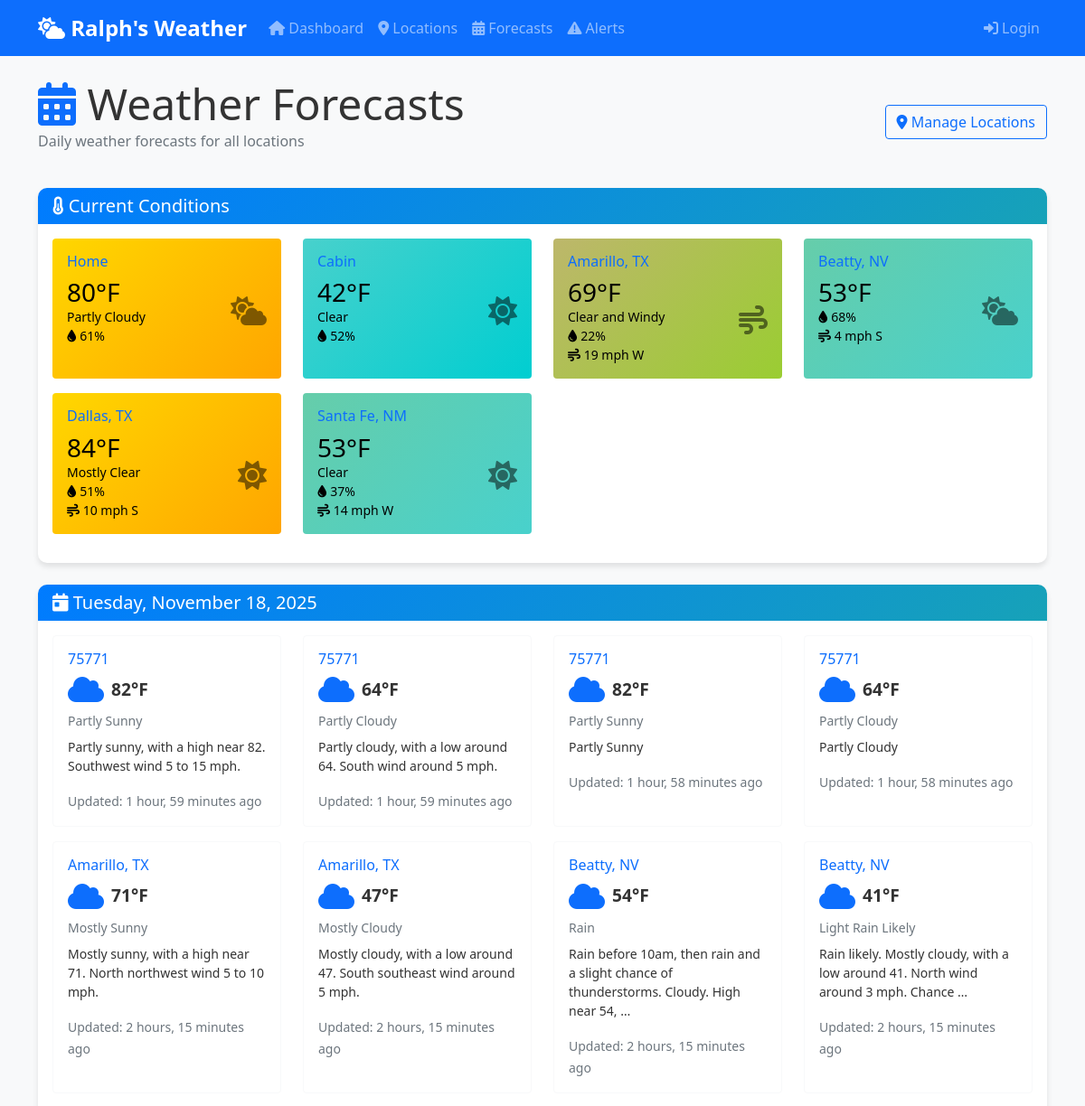
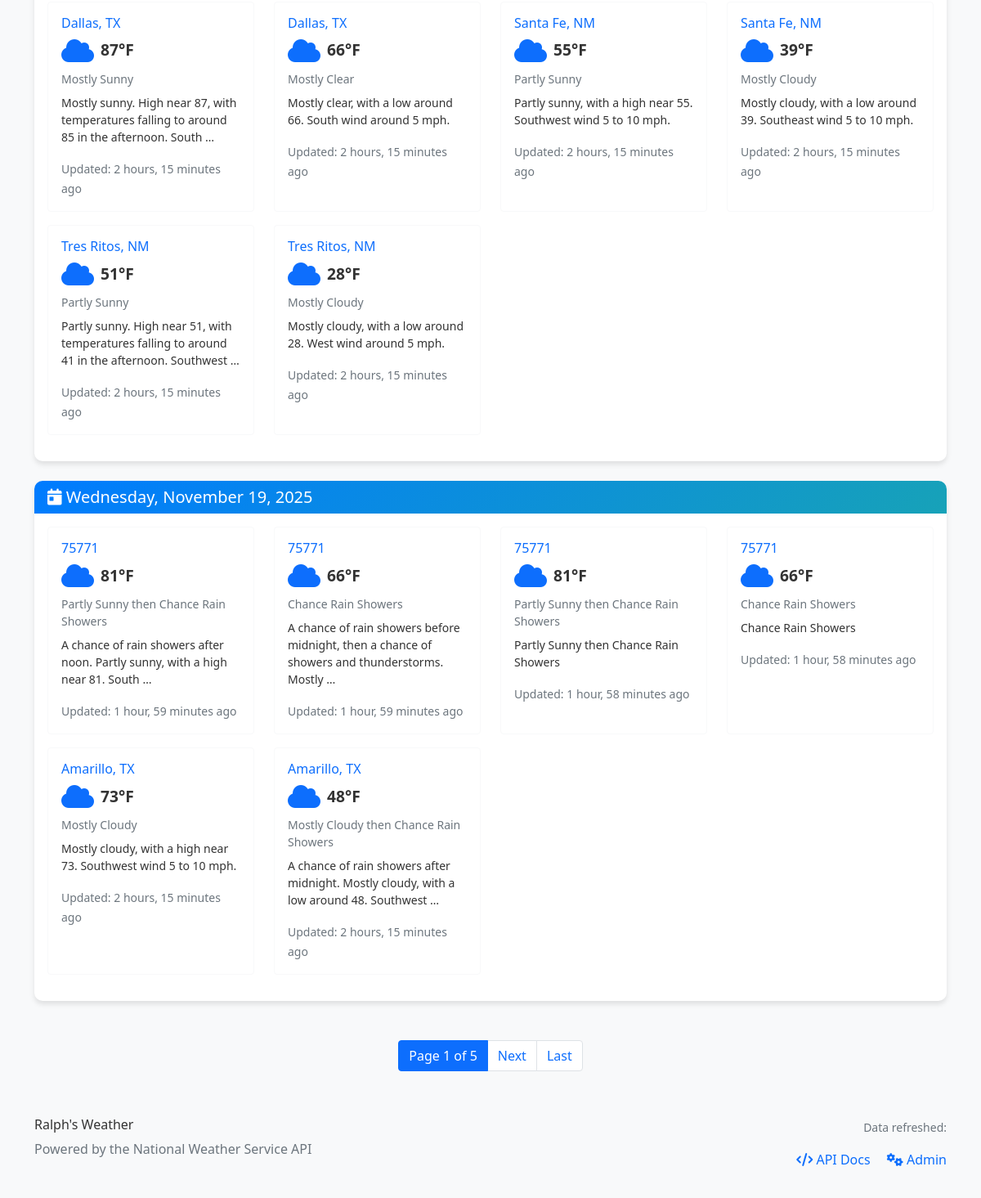
Screenshot of /forecasts/ with the database file from the repository (2 pictures, top to bottom).
### weather/models.py (models this page shows, shortened)
class TimeStampedModel(models.Model):
    created_at = models.DateTimeField(auto_now_add=True)
    updated_at = models.DateTimeField(auto_now=True)
    class Meta:
        abstract = True

class Location(TimeStampedModel):
    id = models.UUIDField(primary_key=True, default=uuid.uuid4, editable=False)
    name = models.CharField(max_length=200, help_text="Location name (e.g., 'Austin, TX')")
    custom_name = models.CharField(
        max_length=200,
        blank=True,
        help_text="Custom display name for this location (optional)"
    )
    latitude = models.DecimalField(
        max_digits=9,
        decimal_places=6,
        null=True,
        blank=True,
        validators=[MinValueValidator(-90), MaxValueValidator(90)],
        help_text="Latitude in decimal degrees"
    )
    longitude = models.DecimalField(
        max_digits=9,
        decimal_places=6,
        null=True,
        blank=True,
        validators=[MinValueValidator(-180), MaxValueValidator(180)],
        help_text="Longitude in decimal degrees"
    )
    zip_code = models.CharField(
        max_length=10,
        blank=True,
        help_text="US ZIP code"
    )
    nws_office = models.CharField(max_length=10, blank=True, help_text="NWS forecast office")
    grid_x = models.IntegerField(null=True, blank=True, help_text="NWS grid X coordinate")
    grid_y = models.IntegerField(null=True, blank=True, help_text="NWS grid Y coordinate")
    created_by = models.ForeignKey(
        User,
        on_delete=models.SET_NULL,
        null=True,
        blank=True,
        related_name='locations'
    )
    is_active = models.BooleanField(default=True)
    last_forecast_update = models.DateTimeField(null=True, blank=True)
    display_order = models.IntegerField(default=0, help_text="Order for displaying locations")
    current_temp = models.IntegerField(null=True, blank=True, help_text="Current temperature")
    current_conditions = models.CharField(max_length=200, blank=True, help_text="Current weather conditions")
    current_humidity = models.IntegerField(null=True, blank=True, help_text="Current humidity percentage")
    current_wind_speed = models.IntegerField(null=True, blank=True, help_text="Current wind speed in mph")
    current_wind_direction = models.CharField(max_length=10, blank=True, help_text="Current wind direction")
    last_observation_time = models.DateTimeField(null=True, blank=True, help_text="Last observation timestamp")
    class Meta:
        verbose_name = "Location"
        verbose_name_plural = "Locations"
        ordering = ['display_order', 'name']
        indexes = [
            models.Index(fields=['name']),
            models.Index(fields=['zip_code']),
            models.Index(fields=['created_by']),
            models.Index(fields=['last_forecast_update']),
        ]
    @property
    def display_name(self):
        return self.custom_name if self.custom_name else self.name

class ForecastPeriod(TimeStampedModel):
    class TemperatureUnit(models.TextChoices):
        FAHRENHEIT = 'F', 'Fahrenheit'
        CELSIUS = 'C', 'Celsius'
    class WindDirection(models.TextChoices):
        N = 'N', 'North'
        NE = 'NE', 'Northeast'
        E = 'E', 'East'
        SE = 'SE', 'Southeast'
        S = 'S', 'South'
        SW = 'SW', 'Southwest'
        W = 'W', 'West'
        NW = 'NW', 'Northwest'
    id = models.UUIDField(primary_key=True, default=uuid.uuid4, editable=False)
    location = models.ForeignKey(Location, on_delete=models.CASCADE, related_name='forecasts')
    forecast_date = models.DateField(help_text="Date this forecast is for")
    period_start = models.DateTimeField(help_text="Start of forecast period")
    period_end = models.DateTimeField(help_text="End of forecast period")
    is_daytime = models.BooleanField(default=True, help_text="Whether this is a daytime forecast")
    temperature = models.IntegerField(
        validators=[MinValueValidator(-50), MaxValueValidator(150)],
        help_text="Temperature value"
    )
    temperature_unit = models.CharField(
        max_length=1,
        choices=TemperatureUnit.choices,
        default=TemperatureUnit.FAHRENHEIT
    )
    apparent_temperature = models.IntegerField(
        null=True, blank=True,
        validators=[MinValueValidator(-50), MaxValueValidator(150)],
        help_text="Feels-like temperature"
    )
    short_forecast = models.CharField(max_length=200, help_text="Brief forecast description")
    detailed_forecast = models.TextField(blank=True, help_text="Detailed forecast text")
    wind_speed = models.IntegerField(
        validators=[MinValueValidator(0), MaxValueValidator(200)],
        help_text="Wind speed in mph"
    )
    wind_direction = models.CharField(
        max_length=2,
        choices=WindDirection.choices,
        blank=True
    )
    wind_gust = models.IntegerField(
        null=True, blank=True,
        validators=[MinValueValidator(0), MaxValueValidator(200)],
        help_text="Wind gust speed in mph"
    )
    precipitation_probability = models.IntegerField(
        null=True, blank=True,
        validators=[MinValueValidator(0), MaxValueValidator(100)],
        help_text="Chance of precipitation as percentage"
    )
    nws_data_url = models.URLField(blank=True, help_text="Source NWS API URL")
    raw_data = models.JSONField(null=True, blank=True, help_text="Raw API response data")
    class Meta:
        verbose_name = "Forecast Period"
        verbose_name_plural = "Forecast Periods"
        ordering = ['location', 'period_start']
        unique_together = ['location', 'period_start', 'period_end']
        indexes = [
            models.Index(fields=['location', 'forecast_date']),
            models.Index(fields=['period_start']),
            models.Index(fields=['created_at']),
        ]

class DailyForecast(ForecastPeriod):
    high_temperature = models.IntegerField(
        null=True, blank=True,
        validators=[MinValueValidator(-50), MaxValueValidator(150)],
        help_text="High temperature for the day"
    )
    low_temperature = models.IntegerField(
        null=True, blank=True,
        validators=[MinValueValidator(-50), MaxValueValidator(150)],
        help_text="Low temperature for the day"
    )
    class Meta:
        verbose_name = "Daily Forecast"
        verbose_name_plural = "Daily Forecasts"
        ordering = ['location', 'forecast_date']

### weather/views.py (the view)
# urls.py: path('forecasts/', views.ForecastListView.as_view(), name='forecast-list'),
class ForecastListView(ListView):
    model = DailyForecast
    template_name = 'weather/forecast_list.html'
    context_object_name = 'forecasts'
    paginate_by = 20
    def get_queryset(self):
        return DailyForecast.objects.select_related('location').filter(
            location__is_active=True,
            forecast_date__gte=timezone.now().date()
        ).order_by('forecast_date', 'location__name')
    def get_context_data(self, **kwargs):
        context = super().get_context_data(**kwargs)
        context['page_title'] = 'Weather Forecasts'
        locations = Location.objects.filter(is_active=True).exclude(current_temp__isnull=True)
        context['locations_with_current'] = locations
        return context

### templates/weather/forecast_list.html (shortened to what this page needs)
{% extends "weather/base.html" %}
{% block content %}
<div class="d-flex justify-content-between align-items-center mb-4">
    <div>
        <h1 class="display-5 mb-0">
            <i class="fas fa-calendar-alt text-primary"></i> Weather Forecasts
        </h1>
        <p class="text-muted">Daily weather forecasts for all locations</p>
    </div>
    <div>
        <a href="{% url 'weather:location-list' %}" class="btn btn-outline-primary">
            <i class="fas fa-map-marker-alt"></i> Manage Locations
        </a>
    </div>
</div>
{% if locations_with_current %}
<div class="row mb-4">
    <div class="col-12">
        <div class="card weather-card">
            <div class="card-header">
                <h5 class="mb-0">
                    <i class="fas fa-thermometer-half"></i> Current Conditions
                </h5>
            </div>
            <div class="card-body">
                <div class="row">
                    {% for location in locations_with_current %}
                    <div class="col-lg-3 col-md-4 col-sm-6 mb-3">
                        <div class="card border-0 temp-bg-{{ location.current_temp }} h-100">
                            <div class="card-body p-3">
                                <h6 class="card-title mb-2">
                                    <a href="{% url 'weather:location-detail' location.id %}" class="text-decoration-none">
                                        {{ location.display_name }}
                                    </a>
                                </h6>
                                <div class="d-flex align-items-center justify-content-between">
                                    <div>
                                        <h3 class="mb-0">{{ location.current_temp }}°F</h3>
                                        <p class="mb-0 small">{{ location.current_conditions }}</p>
                                        {% if location.current_humidity %}
                                        <p class="mb-0 small"><i class="fas fa-tint"></i> {{ location.current_humidity }}%</p>
                                        {% endif %}
                                        {% if location.current_wind_speed %}
                                        <p class="mb-0 small"><i class="fas fa-wind"></i> {{ location.current_wind_speed }} mph {{ location.current_wind_direction }}</p>
                                        {% endif %}
                                    </div>
                                    <div>
                                        <i class="fas fa-{% if 'storm' in location.current_conditions|lower or 'thunder' in location.current_conditions|lower or 't-storm' in location.current_conditions|lower %}bolt{% elif 'ice' in location.current_conditions|lower or 'icy' in location.current_conditions|lower or 'freezing' in location.current_conditions|lower or 'sleet' in location.current_conditions|lower %}icicles{% elif 'snow' in location.current_conditions|lower or 'flurries' in location.current_conditions|lower or 'blizzard' in location.current_conditions|lower %}snowflake{% elif 'fog' in location.current_conditions|lower or 'mist' in location.current_conditions|lower or 'haze' in location.current_conditions|lower %}smog{% elif 'rain' in location.current_conditions|lower or 'shower' in location.current_conditions|lower or 'drizzle' in location.current_conditions|lower %}cloud-rain{% elif 'wind' in location.current_conditions|lower and 'cloudy' not in location.current_conditions|lower %}wind{% elif 'partly' in location.current_conditions|lower %}cloud-sun{% elif 'sunny' in location.current_conditions|lower or 'clear' in location.current_conditions|lower or 'fair' in location.current_conditions|lower %}sun{% elif 'cloud' in location.current_conditions|lower or 'overcast' in location.current_conditions|lower %}cloud{% else %}cloud-sun{% endif %} fa-2x" style="opacity: 0.5;"></i>
                                    </div>
                                </div>
                            </div>
                        </div>
                    </div>
                    {% endfor %}
                </div>
            </div>
        </div>
    </div>
</div>
{% endif %}
{% if forecasts %}
<div class="row">
    {% regroup forecasts by forecast_date as forecast_groups %}
    {% for date_group in forecast_groups %}
    <div class="col-12 mb-4">
        <div class="card weather-card">
            <div class="card-header">
                <h5 class="mb-0">
                    <i class="fas fa-calendar-day"></i> {{ date_group.grouper|date:"l, F j, Y" }}
                </h5>
            </div>
            <div class="card-body">
                <div class="row">
                    {% for forecast in date_group.list %}
                    <div class="col-lg-3 col-md-4 col-sm-6 mb-3">
                        <div class="card border-light h-100">
                            <div class="card-body">
                                <h6 class="card-title">
                                    <a href="{% url 'weather:location-detail' forecast.location.id %}"
                                       class="text-decoration-none">
                                        {{ forecast.location.name }}
                                    </a>
                                </h6>
                                <div class="d-flex align-items-center mb-2">
                                    {% if forecast.icon_url %}
                                    <img src="{{ forecast.icon_url }}" alt="{{ forecast.short_forecast }}"
                                         style="width: 40px;" class="me-2">
                                    {% else %}
                                    <i class="fas fa-cloud text-primary me-2" style="font-size: 2rem;"></i>
                                    {% endif %}
                                    <div>
                                        <div class="temperature-small">
                                            {% if forecast.high_temperature and forecast.low_temperature %}
                                                {{ forecast.high_temperature }}° / {{ forecast.low_temperature }}°
                                            {% elif forecast.temperature %}
                                                {{ forecast.temperature }}°{{ forecast.temperature_unit }}
                                            {% endif %}
                                        </div>
                                    </div>
                                </div>
                                <p class="small text-muted mb-2">{{ forecast.short_forecast }}</p>
                                {% if forecast.detailed_forecast %}
                                <p class="small">{{ forecast.detailed_forecast|truncatewords:15 }}</p>
                                {% endif %}
                                <div class="mt-auto">
                                    <small class="text-muted">
                                        Updated: {{ forecast.created_at|timesince }} ago
                                    </small>
                                </div>
                            </div>
                        </div>
                    </div>
                    {% endfor %}
                </div>
            </div>
        </div>
    </div>
    {% endfor %}
</div>
{% if is_paginated %}
<nav aria-label="Forecasts pagination" class="mt-4">
    <ul class="pagination justify-content-center">
        <li class="page-item active">
            <span class="page-link">
                Page {{ page_obj.number }} of {{ page_obj.paginator.num_pages }}
            </span>
        </li>
        {% if page_obj.has_next %}
            <li class="page-item">
                <a class="page-link" href="?page={{ page_obj.next_page_number }}">Next</a>
            </li>
            <li class="page-item">
                <a class="page-link" href="?page={{ page_obj.paginator.num_pages }}">Last</a>
            </li>
        {% endif %}
    </ul>
</nav>
{% endif %}
{% endif %}
{% endblock %}

### rows the page displays
Location: display_name "Home", current_temp "80", current_conditions "Partly Cloudy", current_humidity "61"
Location: display_name "Cabin", current_temp "42", current_conditions "Clear", current_humidity "52"
Location: display_name "Amarillo, TX", current_temp "69", current_conditions "Clear and Windy", current_humidity "22", current_wind_speed "19", current_wind_direction "W"
Location: display_name "Beatty, NV", current_temp "53", current_humidity "68", current_wind_speed "4", current_wind_direction "S"
Location: display_name "Dallas, TX", current_temp "84", current_conditions "Mostly Clear", current_humidity "51", current_wind_speed "10", current_wind_direction "S"
Location: display_name "Santa Fe, NM", current_temp "53", current_conditions "Clear", current_humidity "37", current_wind_speed "14", current_wind_direction "W"
ForecastPeriod: grouper "Tuesday, November 18, 2025"
DailyForecast: location.name "75771", temperature "82", temperature_unit "F", short_forecast "Partly Sunny", detailed_forecast "Partly sunny, with a high near 82. Southwest wind 5 to 15 mph.", created_at "1 hour, 59 minutes"
DailyForecast: location.name "75771", temperature "64", temperature_unit "F", short_forecast "Partly Cloudy", detailed_forecast "Partly cloudy, with a low around 64. South wind around 5 mph.", created_at "1 hour, 59 minutes"
DailyForecast: location.name "75771", temperature "82", temperature_unit "F", short_forecast "Partly Sunny", detailed_forecast "Partly Sunny", created_at "1 hour, 58 minutes"
DailyForecast: location.name "75771", temperature "64", temperature_unit "F", short_forecast "Partly Cloudy", detailed_forecast "Partly Cloudy", created_at "1 hour, 58 minutes"
DailyForecast: location.name "Amarillo, TX", temperature "71", temperature_unit "F", short_forecast "Mostly Sunny", detailed_forecast "Mostly sunny, with a high near 71. North northwest wind 5 to 10 mph.", created_at "2 hours, 15 minutes"
DailyForecast: location.name "Amarillo, TX", temperature "47", temperature_unit "F", short_forecast "Mostly Cloudy", detailed_forecast "Mostly cloudy, with a low around 47. South southeast wind around 5 mph.", created_at "2 hours, 15 minutes"
DailyForecast: location.name "Beatty, NV", temperature "54", temperature_unit "F", short_forecast "Rain", detailed_forecast "Rain before 10am, then rain and a slight chance of thunderstorms. Cloudy. High near 54, …", created_at "2 hours, 15 minutes"
DailyForecast: location.name "Beatty, NV", temperature "41", temperature_unit "F", short_forecast "Light Rain Likely", detailed_forecast "Rain likely. Mostly cloudy, with a low around 41. North wind around 3 mph. Chance …", created_at "2 hours, 15 minutes"
DailyForecast: location.name "Dallas, TX", temperature "87", temperature_unit "F", short_forecast "Mostly Sunny", detailed_forecast "Mostly sunny. High near 87, with temperatures falling to around 85 in the afternoon. South …", created_at "2 hours, 15 minutes"
DailyForecast: location.name "Dallas, TX", temperature "66", temperature_unit "F", short_forecast "Mostly Clear", detailed_forecast "Mostly clear, with a low around 66. South wind around 5 mph.", created_at "2 hours, 15 minutes"
DailyForecast: location.name "Santa Fe, NM", temperature "55", temperature_unit "F", short_forecast "Partly Sunny", detailed_forecast "Partly sunny, with a high near 55. Southwest wind 5 to 10 mph.", created_at "2 hours, 15 minutes"
DailyForecast: location.name "Santa Fe, NM", temperature "39", temperature_unit "F", short_forecast "Mostly Cloudy", detailed_forecast "Mostly cloudy, with a low around 39. Southeast wind 5 to 10 mph.", created_at "2 hours, 15 minutes"
DailyForecast: location.name "Tres Ritos, NM", temperature "51", temperature_unit "F", short_forecast "Partly Sunny", detailed_forecast "Partly sunny. High near 51, with temperatures falling to around 41 in the afternoon. Southwest …", created_at "2 hours, 15 minutes"
DailyForecast: location.name "Tres Ritos, NM", temperature "28", temperature_unit "F", short_forecast "Mostly Cloudy", detailed_forecast "Mostly cloudy, with a low around 28. West wind around 5 mph.", created_at "2 hours, 15 minutes"
ForecastPeriod: grouper "Wednesday, November 19, 2025"
DailyForecast: location.name "75771", temperature "81", temperature_unit "F", short_forecast "Partly Sunny then Chance Rain Showers", detailed_forecast "A chance of rain showers after noon. Partly sunny, with a high near 81. South …", created_at "1 hour, 59 minutes"
DailyForecast: location.name "75771", temperature "66", temperature_unit "F", short_forecast "Chance Rain Showers", detailed_forecast "A chance of rain showers before midnight, then a chance of showers and thunderstorms. Mostly …", created_at "1 hour, 59 minutes"
DailyForecast: location.name "75771", temperature "81", temperature_unit "F", short_forecast "Partly Sunny then Chance Rain Showers", detailed_forecast "Partly Sunny then Chance Rain Showers", created_at "1 hour, 58 minutes"
DailyForecast: location.name "75771", temperature "66", temperature_unit "F", short_forecast "Chance Rain Showers", detailed_forecast "Chance Rain Showers", created_at "1 hour, 58 minutes"
DailyForecast: location.name "Amarillo, TX", temperature "73", temperature_unit "F", short_forecast "Mostly Cloudy", detailed_forecast "Mostly cloudy, with a high near 73. Southwest wind 5 to 10 mph.", created_at "2 hours, 15 minutes"
DailyForecast: location.name "Amarillo, TX", temperature "48", temperature_unit "F", short_forecast "Mostly Cloudy then Chance Rain Showers", detailed_forecast "A chance of rain showers after midnight. Mostly cloudy, with a low around 48. Southwest …", created_at "2 hours, 15 minutes"

### other values shown
{{ page_obj.number }} "1"
{{ page_obj.paginator.num_pages }} "5"
